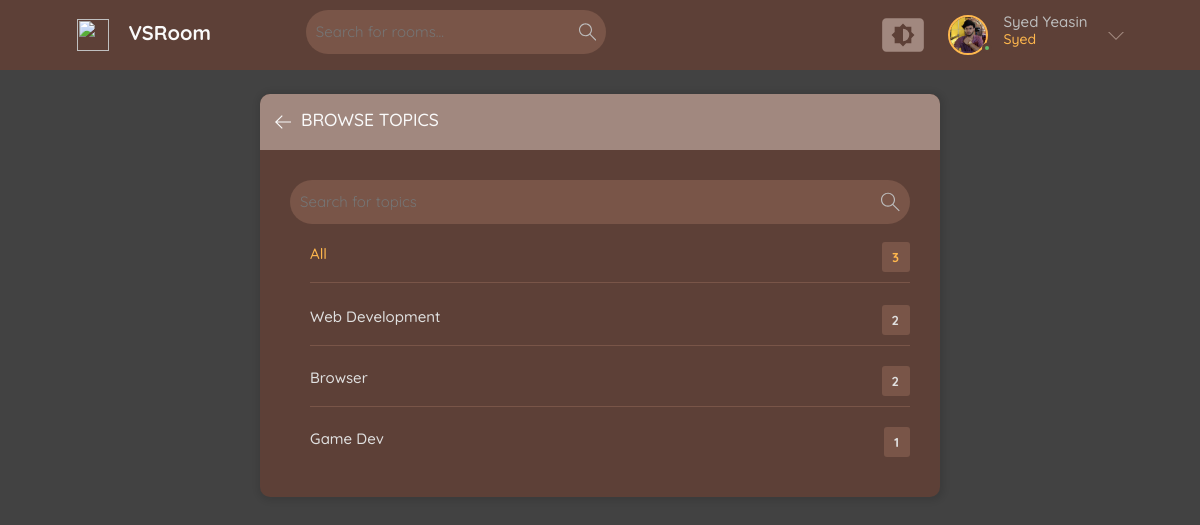
The page /topics/ (signed in) on the database as committed earlier.
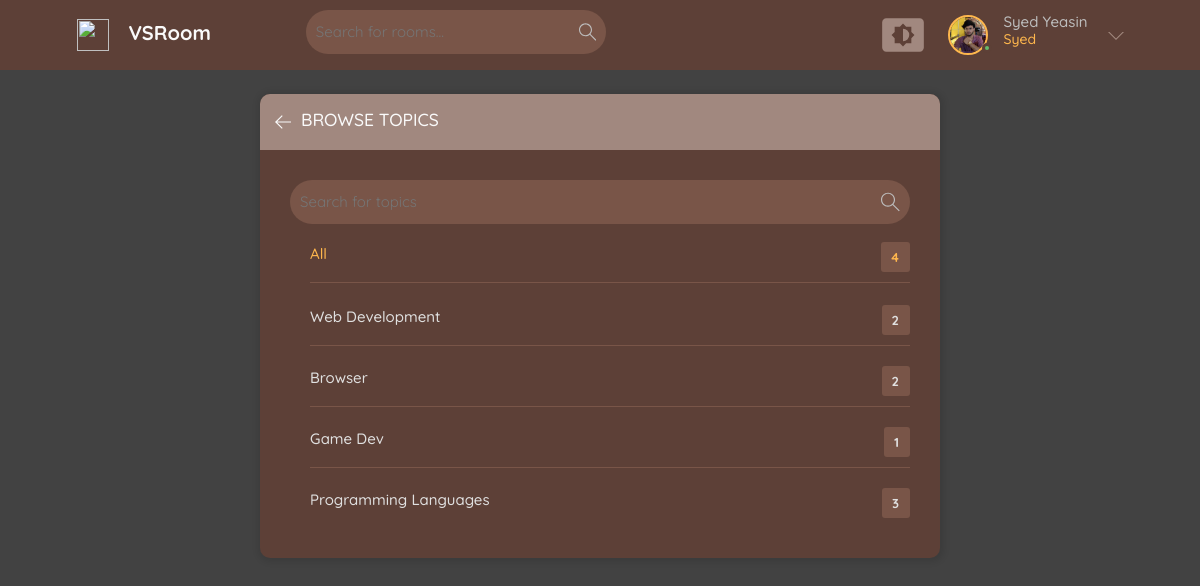
The same page on the database as committed later.
### base/models.py (models this page shows, shortened)
class Topic(models.Model):
    name = models.CharField(max_length=200)

### base/views.py (the view)
# urls.py: path('topics/', views.topicsPage, name='topics'),
def topicsPage(request):
    q = request.GET.get('q') if request.GET.get('q') != None else ''
    topics = Topic.objects.filter(name__icontains=q)
    return render (request, 'base/topics.html', {"topics": topics})

### base/templates/base/topics.html (shortened to what this page needs)
{% extends 'base/main.html' %}
{% block text %}
<main class="create-room layout">
  <div class="container">
    <div class="layout__box">
      <div class="layout__boxHeader">
        <div class="layout__boxTitle">
          <a href="{% url 'home' %}">
            <svg version="1.1" xmlns="http://www.w3.org/2000/svg" width="32" height="32" viewBox="0 0 32 32">
              <title>arrow-left</title>
              <path
                d="M13.723 2.286l-13.723 13.714 13.719 13.714 1.616-1.611-10.96-10.96h27.625v-2.286h-27.625l10.965-10.965-1.616-1.607z">
              </path>
            </svg>
            <h3>Browse Topics</h3>
          </a>
        </div>
      </div>
      <div class="topics-page layout__body">
        <form action="" class="header__search">
          <label>
            <input name="q" placeholder="Search for topics" />
          </label>
        </form>
        <ul class="topics__list">
          <li>
            <a href="{% url 'topics' %}" class="active">
              All
              <span class="topic-count Browse">{{topics.count}}</span>
            </a>
          </li>
          {% for topic in topics %}
          <li>
            <a href="{% url 'home' %}?q={{topic.name}}" class="">
              {{topic.name}}
              <span class="topic-count Browse">{{topic.room_set.all.count}}</span>
            </a>
          </li>
          {% endfor %}
        </ul>
      </div>
    </div>
  </div>
</main>
{% endblock text %}

Rows that differ between the two databases and show on the page:
added Topic: name "Programming Languages", room_set.all.count "3"
Other text that changed with them:
{{ topics.count }}: "3" → "4"
